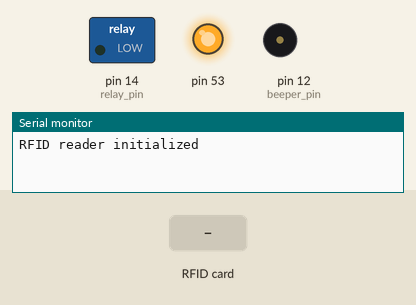
Simulated run of this sketch. Board: Arduino Mega 2560, built with avr-gcc and run on an emulated ATmega2560. Parts: switched loads named in the sketch (green lamp = pin HIGH), output pins drawn as LEDs (lit = HIGH), buzzer (waves = sounding, pin HIGH), the last lines printed to the serial monitor. The test bench sets the inputs (shaded band).

Above: at 1.2 s.
1.3 s: RFID card 44 3A AF DE held to the reader
At 1.38 s:
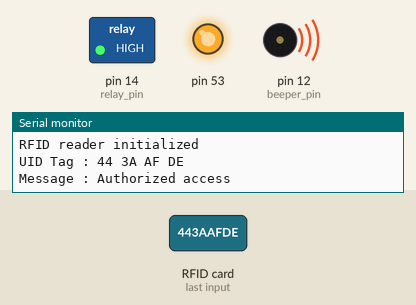
At 2.6 s:
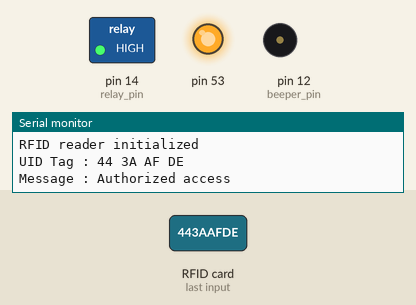
4.3 s: RFID card 5E 7A 19 C4 held to the reader
At 4.9 s:
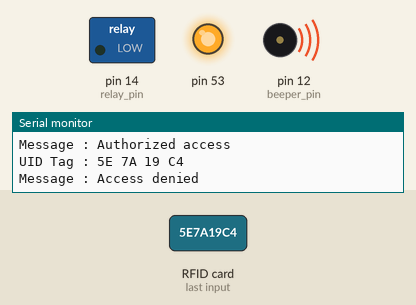
Timing chart, 0 to 7.3 s (numbered marks = the images above; inputs shaded):
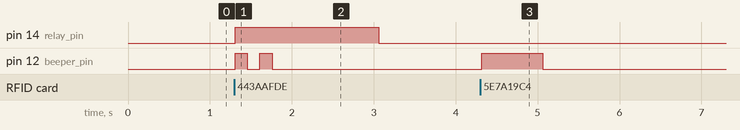

Measured:
- after the input at 1.3 s, pin 14 (relay_pin): LOW → HIGH at once, → LOW 1.8 s later; pin 12 (beeper_pin): alternates HIGH for 0.15 s and LOW for 0.15 s, 4 changes in all, then stays LOW, starting at once
- after the input at 4.3 s, pin 12 (beeper_pin): LOW → HIGH at once, → LOW 0.75 s later

The sketch:

RFID_Identification.ino
```cpp
#include <SPI.h>
#include <MFRC522.h>

#define RST_PIN     22  // Reset pin
#define SS_PIN      21  // SDA pin

MFRC522 mfrc522(SS_PIN, RST_PIN);  // Create MFRC522 instance

const int relay_pin = 14;
const int beeper_pin = 12;

void setup() {
  Serial.begin(115200);
  SPI.begin();        // Init SPI bus
  mfrc522.PCD_Init(); // Init MFRC522
  Serial.println("RFID reader initialized");

  pinMode(relay_pin, OUTPUT);
  pinMode(beeper_pin, OUTPUT);
}

void loop() {
  // Look for new cards
  if (mfrc522.PICC_IsNewCardPresent() && mfrc522.PICC_ReadCardSerial()) {
    // Show UID on serial monitor
    Serial.print("UID Tag :");
    String content = "";
    byte letter;
    for (byte i = 0; i < mfrc522.uid.size; i++) {
      Serial.print(mfrc522.uid.uidByte[i] < 0x10 ? " 0" : " ");
      Serial.print(mfrc522.uid.uidByte[i], HEX);
      content.concat(String(mfrc522.uid.uidByte[i] < 0x10 ? " 0" : " "));
      content.concat(String(mfrc522.uid.uidByte[i], HEX));
    }
    Serial.println();
    Serial.print("Message : ");
    content.toUpperCase();
    if (content.substring(1) == "44 3A AF DE") { // Replace YOUR_CARD_UID with the UID of your card
      Serial.println("Authorized access");
      // Add your code for authorized access here
      digitalWrite(relay_pin, HIGH);
      digitalWrite(beeper_pin, HIGH);
      delay(150);                          //This is the code to allow the relay module to unlock the solonoid lock.

      digitalWrite(relay_pin, HIGH);
      digitalWrite(beeper_pin,LOW);
      delay(150);

      digitalWrite(relay_pin, HIGH);
      digitalWrite(beeper_pin, HIGH);
      delay(150);

      digitalWrite(relay_pin, HIGH);
      digitalWrite(beeper_pin,LOW);
      delay(1300);

      digitalWrite(relay_pin, LOW);
      digitalWrite(beeper_pin, LOW);

    } else {
      Serial.println("Access denied");

      digitalWrite(beeper_pin, HIGH);
      delay(750);

      digitalWrite(beeper_pin,LOW);
    }
  }
}
```
